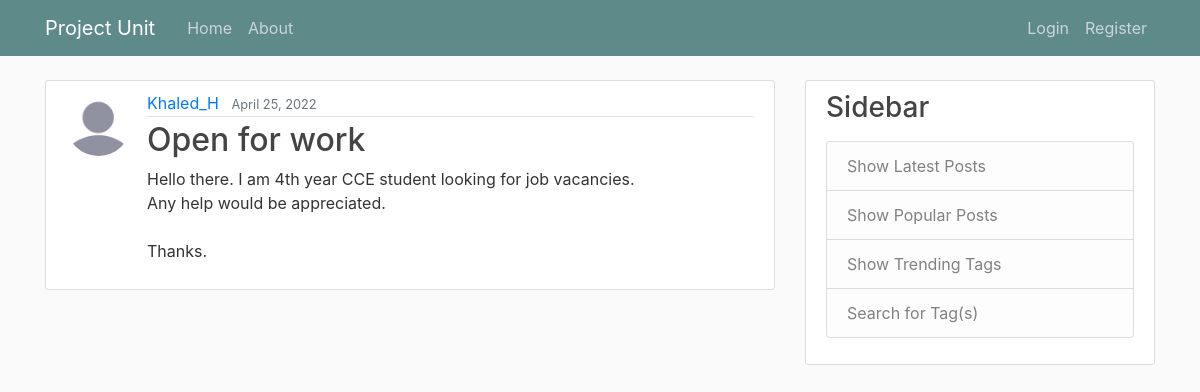
Page /post/6/ on the committed database.
### projectunit/models.py (models this page shows, shortened)
class Post(models.Model):
    title = models.CharField(max_length=100)
    content = models.TextField()
    date_posted = models.DateTimeField(default=timezone.now)
    author = models.ForeignKey(User, on_delete=models.CASCADE)

### users/models.py (models this page shows, shortened)
class Profile(models.Model):
    user = models.OneToOneField(User, on_delete=models.CASCADE)
    image = models.ImageField(default='defaultt.jpg', upload_to='profile_pics')

### projectunit/views.py (the view)
# urls.py: path('post/<int:pk>/', PostDetailView.as_view(), name='post-detail'),
class PostDetailView(DetailView):
    model = Post

### projectunit/templates/projectunit/post_detail.html (shortened to what this page needs)
{% extends "projectunit/base.html" %}
{% block content %}
  <article class="media content-section">
    <img class="rounded-circle article-img" src="{{ object.author.profile.image.url }}">
    <div class="media-body">
      <div class="article-metadata">
        <a class="mr-2" href="#">{{ object.author }}</a>
        <small class="text-muted">{{ object.date_posted|date:"F d, Y" }}</small>
      </div>
      <h2 class="article-title">{{ object.title }}</h2>
      <p class="article-content">{{ object.content }}</p>
    </div>
  </article>
{% endblock content %}

### projectunit/static/projectunit/main.css (style rules this page uses)
body { background: #fafafa; color: #333333; margin-top: 5rem; }
h1, h2, h3, h4, h5, h6 { color: #444444; }
.content-section { background: #ffffff; padding: 10px 20px; border: 1px solid #dddddd; border-radius: 3px; margin-bottom: 20px; }
.article-title { color: #444444; }
.article-content { white-space: pre-line; }
.article-img { height: 65px; width: 65px; margin-right: 16px; }
.article-metadata { padding-bottom: 1px; margin-bottom: 4px; border-bottom: 1px solid #e3e3e3 }

### rows in the picture
Post: author.profile.image (placeholder picture), author "Khaled_H", date_posted "April 25, 2022", title "Open for work", content "Hello there. I am 4th year CCE student looking for job vacancies. Any help would be appreciated. Thanks."
